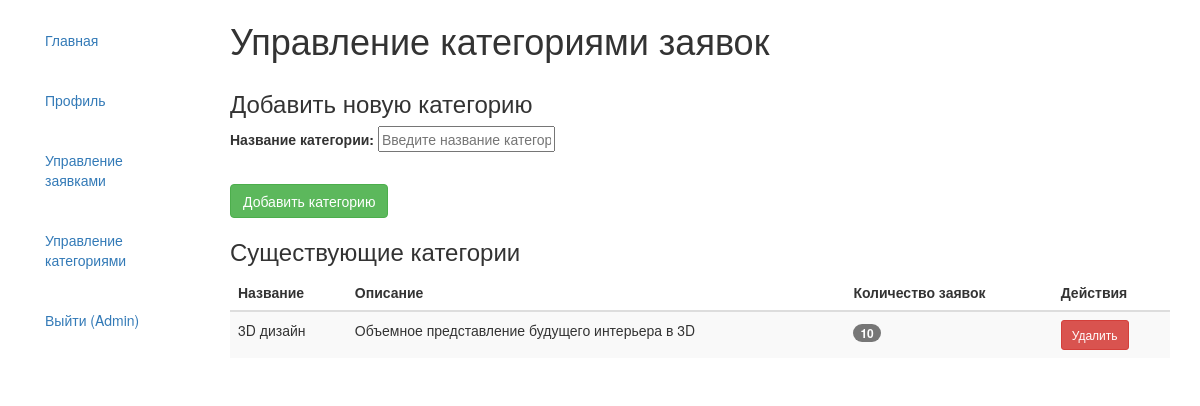
Page /management/categories/ (signed in) on the earlier database version.
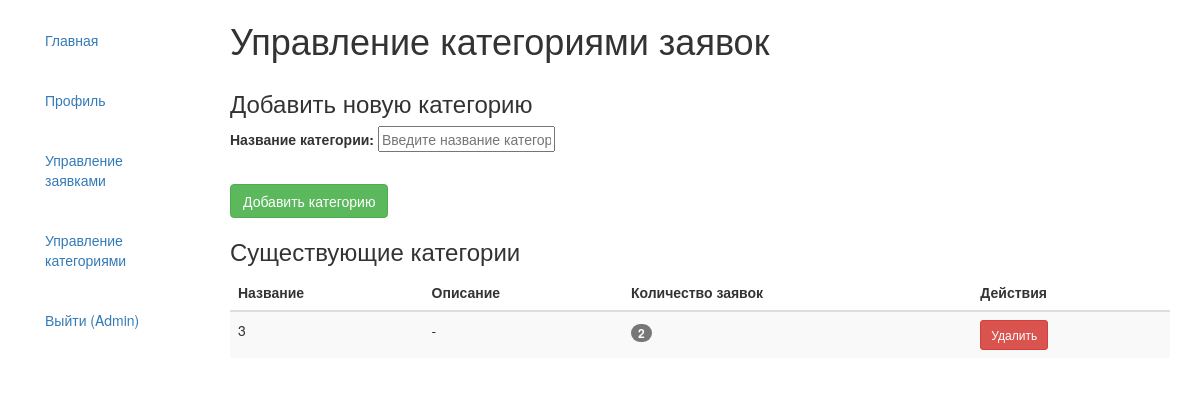
Same page on the later database version.
### main/models.py (models this page shows, shortened)
class Category(models.Model):
    name = models.CharField(
        max_length=100,
        verbose_name='Название категории',
        unique=True
    )
    description = models.TextField(
        verbose_name='Описание категории',
        blank=True
    )
    class Meta:
            verbose_name = 'Категория'
            verbose_name_plural = 'Категории'
            ordering = ['name']

### main/views.py (the view)
# urls.py: path('management/categories/', views.manage_categories, name='manage_categories'),
@admin_required
def manage_categories(request):
    categories = Category.objects.all().order_by('name')
    if request.method == 'POST':
        form = CategoryForm(request.POST)
        if form.is_valid():
            form.save()
            return redirect('main:manage_categories')
    else:
        form = CategoryForm()
    return render(request, 'main/manage_categories.html', {
        'categories': categories,
        'form': form
    })

### main/forms.py
class CategoryForm(forms.ModelForm):
    class Meta:
        model = Category
        fields = ['name']
        widgets = {
            'name': forms.TextInput(attrs={
                'placeholder': 'Введите название категории'
            }),
        }
        labels = {
            'name': 'Название категории',
        }

### main/views.py (called while the page is built)
def admin_required(function=None):
    actual_decorator = user_passes_test(
        lambda u: u.is_superuser,
        login_url='/'
    )
    if function:
        return actual_decorator(function)
    return actual_decorator

### main/templates/main/manage_categories.html (shortened to what this page needs)
{% extends "base_generic.html" %}
{% block content %}
<div class="container-fluid">
    <div class="row">
        <div class="col-md-8">
            <h1>Управление категориями заявок</h1>
        </div>
    </div>
    <div class="card mb-4">
        <div class="card-header">
            <h3 class="mb-0">Добавить новую категорию</h3>
        </div>
        <div class="card-body">
            <form method="post">
                <div class="row">
                    <div class="col-md-6">
                        <div class="form-group">
                            {{ form.name.label_tag }}
                            {{ form.name }}
                        </div>
                    </div>
                </div>
                <div class="row">
                    <div class="col-md-8">
                    </div>
                </div>
                <button type="submit" class="btn btn-success">Добавить категорию</button>
            </form>
        </div>
    </div>
    <div class="card">
        <div class="card-header">
            <h3 class="mb-0">Существующие категории</h3>
        </div>
        <div class="card-body">
            {% if categories %}
                <div class="table-responsive">
                    <table class="table table-striped">
                        <thead>
                            <tr>
                                <th>Название</th>
                                <th>Описание</th>
                                <th>Количество заявок</th>
                                <th>Действия</th>
                            </tr>
                        </thead>
                        <tbody>
                            {% for category in categories %}
                            <tr>
                                <td>{{ category.name }}</td>
                                <td>{{ category.description|default:"-" }}</td>
                                <td>
                                    <span class="badge badge-primary">
                                        {{ category.application_set.count }}
                                    </span>
                                </td>
                                <td>
                                    <form method="post" action="{% url 'main:delete_category' category.id %}"
                                        onsubmit="return confirm('Вы уверены, что хотите удалить категорию \'{{ category.name }}\'?{% if category.application_set.count > 0 %}\n\nБудет также удалено заявок: {{ category.application_set.count }}{% endif %}\n\nЭто действие нельзя отменить!')">
                                        <button type="submit" class="btn btn-danger btn-sm">
                                            Удалить
                                        </button>
                                    </form>
                                </td>
                            </tr>
                            {% endfor %}
                        </tbody>
                    </table>
                </div>
            {% else %}
                <div class="alert alert-info">
                    Категории еще не добавлены.
                </div>
            {% endif %}
        </div>
    </div>
</div>
{% endblock %}

Differences in the rows shown:
removed Category: name "3D дизайн", description "Объемное представление будущего интерьера в 3D", application_set.count "10"
added Category: name "3", description "-", application_set.count "2"
